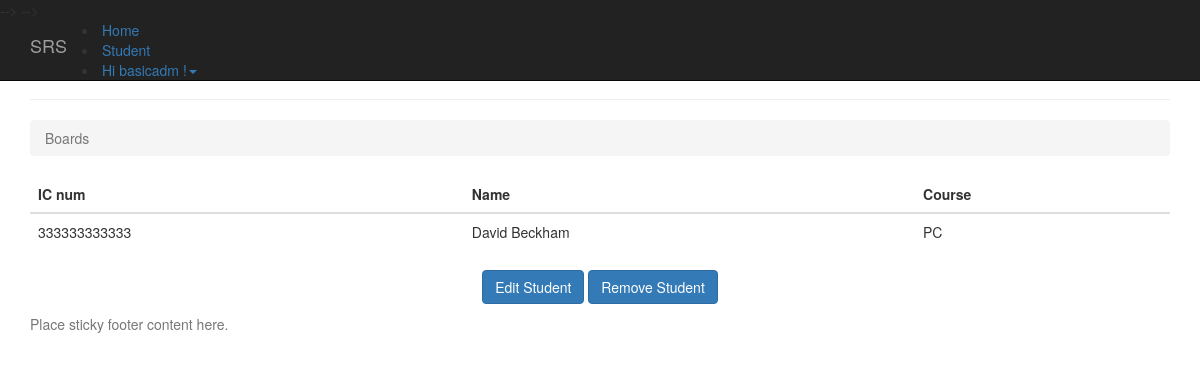
Screenshot of /3/ (signed in) with the database file from the repository.
### student/models.py (models this page shows, shortened)
class Student(models.Model):
	PROGRAMMING = 'PR'
	NETWORKING = 'NT'
	PCTECH = 'PC'
	COURSE_CHOICES = (
		(PROGRAMMING, 'Programming'),
		(NETWORKING, 'Networking'),
		(PCTECH, 'PC Technichian'),
	)
	icnum = models.CharField('IC Number',max_length=12,unique=True,blank=False,null=False)
	name = models.CharField('Name',max_length=300,blank=False,null=False)
	course = models.CharField('Coursework',max_length=2,choices=COURSE_CHOICES,default=PCTECH)
	createdby = models.ForeignKey('auth.User',on_delete=models.CASCADE)
	created_date = models.DateTimeField('Created Date',auto_now_add=True)

### student/views.py (the view)
# urls.py: url(r'^(?P<pk>\d+)/$', views.student_detail, name='student_detail'),
@login_required(login_url='/accounts/login/')
def student_detail(request,pk):
    student = get_object_or_404(Student, pk=pk)
    return render(request, 'student/student_detail.html', {'student': student})

### templates/student/student_detail.html
{% extends 'base.html' %}
{% block content %}
      <div class="page-header">
        <h1>Student Information</h1>
      </div>
      <ol class="breadcrumb my-4">
        <li class="breadcrumb-item active">Boards</li>
      </ol>
      <table class="table">
        <thead class="thead-inverse">
          <tr>
            <th>IC num</th>
            <th>Name</th>
            <th>Course</th>
          </tr>
        </thead>
        <tbody>
            <tr>
              <td>
                {{ student.icnum }}
              </td>
              <td class="align-middle">{{ student.name }}</td>
              <td class="align-middle">{{ student.course }}</td>
            </tr>
        </tbody>
	  </table>
    <p class="text-center">
      <a href="{% url 'student_edit' student.pk %}" class="btn btn-primary" >Edit Student</a>
      <a href="{% url 'student_remove' student.pk %}" class="btn btn-primary" >Remove Student</a>
    </p>
{% endblock %}

### templates/base.html (shortened to what this page needs)
{% load static %}
{% load i18n %}
<!DOCTYPE html>
<html lang="en">
  <head>
    <link href="http://getbootstrap.com/docs/3.3/dist/css/bootstrap.min.css" rel="stylesheet">
    <link href="http://getbootstrap.com/docs/3.3/assets/css/ie10-viewport-bug-workaround.css" rel="stylesheet">
    <link href="http://getbootstrap.com/docs/3.3/examples/sticky-footer-navbar/sticky-footer-navbar.css" rel="stylesheet">
  </head>
  <body>
    {% block navbar %}
    <nav class="navbar navbar-inverse navbar-fixed-top">
      <div class="container">
        <div class="navbar-header">
          <a class="navbar-brand" href="#">SRS</a>
        </div>
        <div id="navbar" class="collapse navbar-collapse">
           {% block home_navbar %}
           <li class="active"><a href="/">Home</a></li>
           {% endblock %}
            {% block student_navbar %}
            <li><a href="{% url 'student_home' %}">Student</a></li>
            {% endblock %}
            {% block user_navbar %}
              {% if user.is_authenticated %}
                <li class="dropdown">
                  <a href="#" class="dropdown-toggle" data-toggle="dropdown" role="button" aria-haspopup="true" aria-expanded="false"></span> Hi {{ user.username }} !<span class="caret"></span></a>
                </li>
              {% else %}
                <li><a href="/accounts/login/">Sign In</a></li>
                <li><a href="/accounts/signup/">Sign Up</a></li>
              {% endif %}
            {% endblock %}
        </div>
      </div>
    </nav>
    {% endblock %}
    <div class="container">
      {% block content %}{% endblock %}
    </div>
    {% block footer %}
    <footer class="footer">
      <div class="container">
        <p class="text-muted">Place sticky footer content here.</p>
      </div>
    </footer>
    {% endblock %}
  </body>
</html>

### rows the page displays
Student: icnum "333333333333", name "David Beckham", course "PC"

### other values shown
{{ user.username }} "basicadm"
